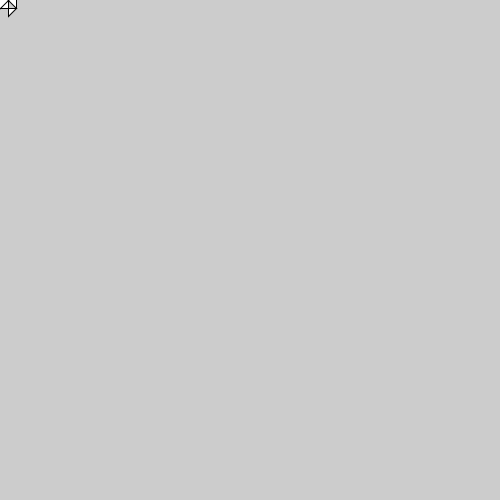
Frame 1 (no input)
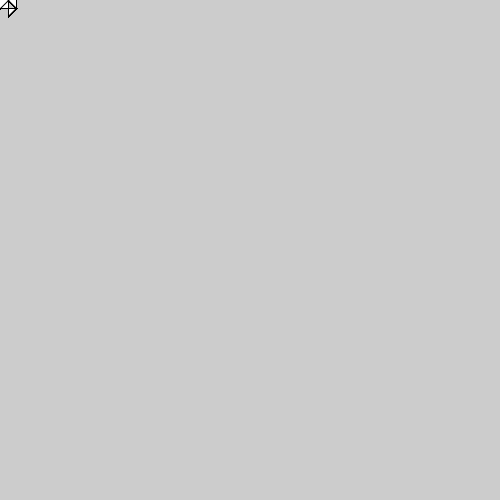
Frame 60 (the mouse pressed at the canvas centre just before this capture)
Frame 120 (the mouse held since frame 60 and released just before this capture): identical to frame 60, image omitted

The Processing sketch that drew these frames (run headless with seeded random() and noise(); from frame 60 on, the mouse is pressed at the canvas centre):

// Processing sketch: Octagram_summoning
// ── Octagram_summoning.pde
PShape octagram;

void setup(){
size(500,500);
octagram=createShape();
octagram.beginShape();
octagram.vertex(8,-16);//1
octagram.vertex(8,16);//4
octagram.vertex(16,8);//7
octagram.vertex(16,-8);//2
octagram.vertex(-8,16);//5
octagram.vertex(-8,-16);//8
octagram.vertex(16,8);//3
octagram.vertex(-16,8);//6
octagram.endShape(CLOSE);
}
void draw(){
 shape(octagram);
}
